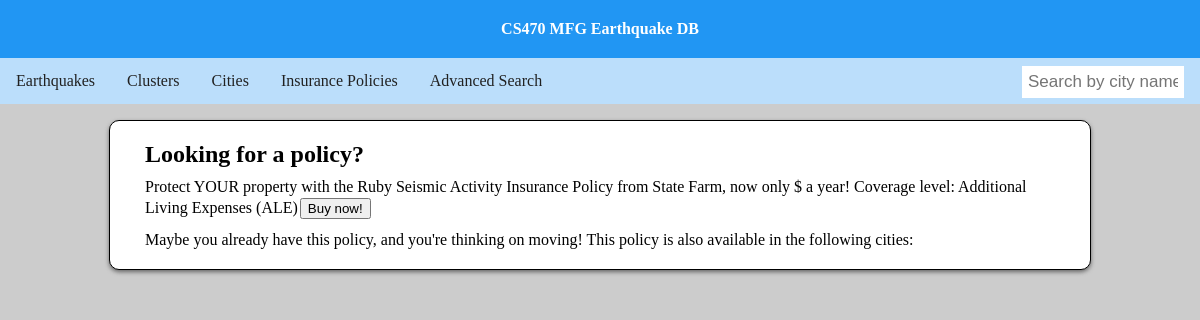
The app's page /policies.php?id=3 with its own data.
### tables this page shows
CREATE TABLE policy (
   id           INT NOT NULL auto_increment,
   policy_name  VARCHAR(50) NOT NULL,
   company_name VARCHAR(50) NOT NULL,
   premium      FLOAT DEFAULT NULL,
   type_id      INT NOT NULL,
 
   PRIMARY KEY(id),
   FOREIGN KEY(type_id) REFERENCES policy_type(id)
);

CREATE TABLE policy_type (
   id INT NOT NULL auto_increment,
   type_name VARCHAR(50),
   price_modifier FLOAT NOT NULL,
   
   PRIMARY KEY(id)
);

### public_html/policies.php (the view, shortened to what this page needs)
<?php
    if(isset($_GET[id]) && is_numeric($_GET[id])) {
        $query = "SELECT policy_name, company_name, premium, type_name FROM policy JOIN policy_type ON policy.type_id = policy_type.id WHERE policy.id = $_GET[id]";
        $result = mysqli_query($connection, $query);
        $result = mysqli_fetch_array($result);
        $content .= "<h2>Looking for a policy?</h2><p>Protect YOUR property with the $result[policy_name] Seismic Activity Insurance Policy from $result[company_name], now only \$$result[premium] a year! Coverage level: $result[type_name]<input type=\"button\" value=\"Buy now!\"></p>
        <p>Maybe you already have this policy, and you're thinking on moving! This policy is also available in the following cities:</p>
        <ul>";
        $content .= "</ul>";
    }
    include('includes/template.php');
    ?>

### public_html/css/main.css (style rules this page uses)
body { background: #ccc; margin: 0; padding: 0; }
#main h2, #main p, #main ul { margin: 10px 25px; }
input, select { margin: 2px; }

### records on screen
policy: policy_name "Ruby", company_name "State Farm", type.type_name "Additional Living Expenses (ALE)"
